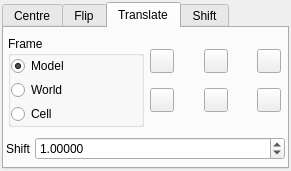
<ui version="4.0" >
 <class>PositionDialog</class>
 <widget class="QDialog" name="PositionDialog" >
  <property name="geometry" >
   <rect>
    <x>0</x>
    <y>0</y>
    <width>234</width>
    <height>171</height>
   </rect>
  </property>
  <property name="sizePolicy" >
   <sizepolicy>
    <hsizetype>1</hsizetype>
    <vsizetype>1</vsizetype>
    <horstretch>0</horstretch>
    <verstretch>0</verstretch>
   </sizepolicy>
  </property>
  <property name="windowTitle" >
   <string>Position Atoms</string>
  </property>
  <layout class="QHBoxLayout" >
   <property name="margin" >
    <number>2</number>
   </property>
   <property name="spacing" >
    <number>4</number>
   </property>
   <item>
    <widget class="QTabWidget" name="tabWidget" >
     <property name="currentIndex" >
      <number>2</number>
     </property>
     <widget class="QWidget" name="CentreTab" >
      <attribute name="title" >
       <string>Centre</string>
      </attribute>
      <layout class="QVBoxLayout" >
       <property name="margin" >
        <number>2</number>
       </property>
       <property name="spacing" >
        <number>4</number>
       </property>
       <item>
        <layout class="QHBoxLayout" >
         <property name="margin" >
          <number>2</number>
         </property>
         <property name="spacing" >
          <number>4</number>
         </property>
         <item>
          <layout class="QGridLayout" >
           <property name="margin" >
            <number>0</number>
           </property>
           <property name="spacing" >
            <number>6</number>
           </property>
           <item row="0" column="0" >
            <widget class="QLabel" name="label_42" >
             <property name="sizePolicy" >
              <sizepolicy>
               <hsizetype>1</hsizetype>
               <vsizetype>5</vsizetype>
               <horstretch>0</horstretch>
               <verstretch>0</verstretch>
              </sizepolicy>
             </property>
             <property name="text" >
              <string>X</string>
             </property>
            </widget>
           </item>
           <item row="1" column="1" >
            <widget class="QDoubleSpinBox" name="CentreYSpin" >
             <property name="sizePolicy" >
              <sizepolicy>
               <hsizetype>7</hsizetype>
               <vsizetype>0</vsizetype>
               <horstretch>0</horstretch>
               <verstretch>0</verstretch>
              </sizepolicy>
             </property>
             <property name="decimals" >
              <number>6</number>
             </property>
            </widget>
           </item>
           <item row="2" column="0" >
            <widget class="QLabel" name="label_41" >
             <property name="sizePolicy" >
              <sizepolicy>
               <hsizetype>1</hsizetype>
               <vsizetype>5</vsizetype>
               <horstretch>0</horstretch>
               <verstretch>0</verstretch>
              </sizepolicy>
             </property>
             <property name="text" >
              <string>Z</string>
             </property>
            </widget>
           </item>
           <item row="0" column="1" >
            <widget class="QDoubleSpinBox" name="CentreXSpin" >
             <property name="sizePolicy" >
              <sizepolicy>
               <hsizetype>7</hsizetype>
               <vsizetype>0</vsizetype>
               <horstretch>0</horstretch>
               <verstretch>0</verstretch>
              </sizepolicy>
             </property>
             <property name="decimals" >
              <number>6</number>
             </property>
            </widget>
           </item>
           <item row="2" column="1" >
            <widget class="QDoubleSpinBox" name="CentreZSpin" >
             <property name="sizePolicy" >
              <sizepolicy>
               <hsizetype>7</hsizetype>
               <vsizetype>0</vsizetype>
               <horstretch>0</horstretch>
               <verstretch>0</verstretch>
              </sizepolicy>
             </property>
             <property name="decimals" >
              <number>6</number>
             </property>
            </widget>
           </item>
           <item row="1" column="0" >
            <widget class="QLabel" name="label_40" >
             <property name="sizePolicy" >
              <sizepolicy>
               <hsizetype>1</hsizetype>
               <vsizetype>5</vsizetype>
               <horstretch>0</horstretch>
               <verstretch>0</verstretch>
              </sizepolicy>
             </property>
             <property name="text" >
              <string>Y</string>
             </property>
            </widget>
           </item>
           <item row="0" column="2" >
            <widget class="QPushButton" name="DefineCentreButton" >
             <property name="maximumSize" >
              <size>
               <width>24</width>
               <height>24</height>
              </size>
             </property>
             <property name="toolTip" >
              <string>Define centre from current selection</string>
             </property>
             <property name="text" >
              <string/>
             </property>
             <property name="icon" >
              <iconset resource="icons.qrc" >:/basic/icons/basic_define.svg</iconset>
             </property>
             <property name="iconSize" >
              <size>
               <width>20</width>
               <height>20</height>
              </size>
             </property>
            </widget>
           </item>
          </layout>
         </item>
         <item>
          <layout class="QVBoxLayout" >
           <property name="margin" >
            <number>0</number>
           </property>
           <property name="spacing" >
            <number>6</number>
           </property>
           <item>
            <spacer>
             <property name="orientation" >
              <enum>Qt::Vertical</enum>
             </property>
             <property name="sizeHint" >
              <size>
               <width>20</width>
               <height>31</height>
              </size>
             </property>
            </spacer>
           </item>
           <item>
            <widget class="QPushButton" name="CentreSelectionButton" >
             <property name="font" >
              <font>
               <weight>75</weight>
               <bold>true</bold>
              </font>
             </property>
             <property name="toolTip" >
              <string>Centre current selection at specified coordinates</string>
             </property>
             <property name="text" >
              <string>Centre</string>
             </property>
            </widget>
           </item>
          </layout>
         </item>
        </layout>
       </item>
       <item>
        <spacer>
         <property name="orientation" >
          <enum>Qt::Vertical</enum>
         </property>
         <property name="sizeHint" >
          <size>
           <width>20</width>
           <height>40</height>
          </size>
         </property>
        </spacer>
       </item>
      </layout>
     </widget>
     <widget class="QWidget" name="FlipTab" >
      <attribute name="title" >
       <string>Flip</string>
      </attribute>
      <layout class="QVBoxLayout" >
       <property name="margin" >
        <number>2</number>
       </property>
       <property name="spacing" >
        <number>4</number>
       </property>
       <item>
        <layout class="QHBoxLayout" >
         <property name="margin" >
          <number>0</number>
         </property>
         <property name="spacing" >
          <number>4</number>
         </property>
         <item>
          <widget class="QPushButton" name="FlipXButton" >
           <property name="enabled" >
            <bool>true</bool>
           </property>
           <property name="sizePolicy" >
            <sizepolicy>
             <hsizetype>0</hsizetype>
             <vsizetype>0</vsizetype>
             <horstretch>0</horstretch>
             <verstretch>0</verstretch>
            </sizepolicy>
           </property>
           <property name="maximumSize" >
            <size>
             <width>24</width>
             <height>24</height>
            </size>
           </property>
           <property name="toolTip" >
            <string>Flip current selection about X axis</string>
           </property>
           <property name="text" >
            <string/>
           </property>
           <property name="icon" >
            <iconset resource="icons.qrc" >:/transform/icons/transform_flipx.svg</iconset>
           </property>
           <property name="checkable" >
            <bool>false</bool>
           </property>
          </widget>
         </item>
         <item>
          <widget class="QPushButton" name="FlipYButton" >
           <property name="enabled" >
            <bool>true</bool>
           </property>
           <property name="sizePolicy" >
            <sizepolicy>
             <hsizetype>0</hsizetype>
             <vsizetype>0</vsizetype>
             <horstretch>0</horstretch>
             <verstretch>0</verstretch>
            </sizepolicy>
           </property>
           <property name="maximumSize" >
            <size>
             <width>24</width>
             <height>24</height>
            </size>
           </property>
           <property name="toolTip" >
            <string>Flip current selection about Y axis</string>
           </property>
           <property name="text" >
            <string/>
           </property>
           <property name="icon" >
            <iconset resource="icons.qrc" >:/transform/icons/transform_flipy.svg</iconset>
           </property>
           <property name="checkable" >
            <bool>false</bool>
           </property>
          </widget>
         </item>
         <item>
          <widget class="QPushButton" name="FlipZButton" >
           <property name="enabled" >
            <bool>true</bool>
           </property>
           <property name="sizePolicy" >
            <sizepolicy>
             <hsizetype>0</hsizetype>
             <vsizetype>0</vsizetype>
             <horstretch>0</horstretch>
             <verstretch>0</verstretch>
            </sizepolicy>
           </property>
           <property name="maximumSize" >
            <size>
             <width>24</width>
             <height>24</height>
            </size>
           </property>
           <property name="toolTip" >
            <string>Flip current selection about Z axis</string>
           </property>
           <property name="text" >
            <string/>
           </property>
           <property name="icon" >
            <iconset resource="icons.qrc" >:/transform/icons/transform_flipz.svg</iconset>
           </property>
           <property name="checkable" >
            <bool>false</bool>
           </property>
          </widget>
         </item>
         <item>
          <spacer>
           <property name="orientation" >
            <enum>Qt::Horizontal</enum>
           </property>
           <property name="sizeHint" >
            <size>
             <width>40</width>
             <height>20</height>
            </size>
           </property>
          </spacer>
         </item>
        </layout>
       </item>
       <item>
        <spacer>
         <property name="orientation" >
          <enum>Qt::Vertical</enum>
         </property>
         <property name="sizeHint" >
          <size>
           <width>20</width>
           <height>40</height>
          </size>
         </property>
        </spacer>
       </item>
      </layout>
     </widget>
     <widget class="QWidget" name="TranslateTab" >
      <attribute name="title" >
       <string>Translate</string>
      </attribute>
      <layout class="QVBoxLayout" >
       <property name="margin" >
        <number>2</number>
       </property>
       <property name="spacing" >
        <number>4</number>
       </property>
       <item>
        <layout class="QHBoxLayout" >
         <property name="margin" >
          <number>2</number>
         </property>
         <property name="spacing" >
          <number>4</number>
         </property>
         <item>
          <widget class="QGroupBox" name="TranslateFrameGroup" >
           <property name="sizePolicy" >
            <sizepolicy>
             <hsizetype>7</hsizetype>
             <vsizetype>1</vsizetype>
             <horstretch>0</horstretch>
             <verstretch>0</verstretch>
            </sizepolicy>
           </property>
           <property name="toolTip" >
            <string>Select frame of reference for translation</string>
           </property>
           <property name="title" >
            <string>Frame</string>
           </property>
           <layout class="QVBoxLayout" >
            <property name="margin" >
             <number>0</number>
            </property>
            <property name="spacing" >
             <number>4</number>
            </property>
            <item>
             <widget class="QRadioButton" name="TranslateModelFrameRadio" >
              <property name="sizePolicy" >
               <sizepolicy>
                <hsizetype>0</hsizetype>
                <vsizetype>0</vsizetype>
                <horstretch>0</horstretch>
                <verstretch>0</verstretch>
               </sizepolicy>
              </property>
              <property name="toolTip" >
               <string>Use Cartesian frame for translation</string>
              </property>
              <property name="text" >
               <string>Model</string>
              </property>
              <property name="checked" >
               <bool>true</bool>
              </property>
             </widget>
            </item>
            <item>
             <widget class="QRadioButton" name="TranslateWorldFrameRadio" >
              <property name="sizePolicy" >
               <sizepolicy>
                <hsizetype>0</hsizetype>
                <vsizetype>0</vsizetype>
                <horstretch>0</horstretch>
                <verstretch>0</verstretch>
               </sizepolicy>
              </property>
              <property name="toolTip" >
               <string>Use view frame for translation</string>
              </property>
              <property name="text" >
               <string>World</string>
              </property>
             </widget>
            </item>
            <item>
             <widget class="QRadioButton" name="TranslateCellFrameRadio" >
              <property name="sizePolicy" >
               <sizepolicy>
                <hsizetype>0</hsizetype>
                <vsizetype>0</vsizetype>
                <horstretch>0</horstretch>
                <verstretch>0</verstretch>
               </sizepolicy>
              </property>
              <property name="toolTip" >
               <string>Use cell frame for translation</string>
              </property>
              <property name="text" >
               <string>Cell</string>
              </property>
             </widget>
            </item>
           </layout>
          </widget>
         </item>
         <item>
          <layout class="QGridLayout" >
           <property name="margin" >
            <number>2</number>
           </property>
           <property name="spacing" >
            <number>4</number>
           </property>
           <item row="1" column="3" >
            <spacer>
             <property name="orientation" >
              <enum>Qt::Horizontal</enum>
             </property>
             <property name="sizeHint" >
              <size>
               <width>8</width>
               <height>20</height>
              </size>
             </property>
            </spacer>
           </item>
           <item row="1" column="1" >
            <spacer>
             <property name="orientation" >
              <enum>Qt::Horizontal</enum>
             </property>
             <property name="sizeHint" >
              <size>
               <width>8</width>
               <height>20</height>
              </size>
             </property>
            </spacer>
           </item>
           <item row="1" column="4" >
            <widget class="QPushButton" name="TranslatePosZButton" >
             <property name="maximumSize" >
              <size>
               <width>24</width>
               <height>24</height>
              </size>
             </property>
             <property name="toolTip" >
              <string>Translate along positive Z axis</string>
             </property>
             <property name="text" >
              <string/>
             </property>
             <property name="icon" >
              <iconset resource="icons.qrc" >:/arrows/icons/arrow_in.svg</iconset>
             </property>
             <property name="iconSize" >
              <size>
               <width>20</width>
               <height>20</height>
              </size>
             </property>
            </widget>
           </item>
           <item row="1" column="2" >
            <widget class="QPushButton" name="TranslateNegYButton" >
             <property name="maximumSize" >
              <size>
               <width>24</width>
               <height>24</height>
              </size>
             </property>
             <property name="toolTip" >
              <string>Translate along negative Y axis</string>
             </property>
             <property name="text" >
              <string/>
             </property>
             <property name="icon" >
              <iconset resource="icons.qrc" >:/arrows/icons/arrow_down.svg</iconset>
             </property>
             <property name="iconSize" >
              <size>
               <width>20</width>
               <height>20</height>
              </size>
             </property>
            </widget>
           </item>
           <item row="1" column="0" >
            <widget class="QPushButton" name="TranslateNegZButton" >
             <property name="maximumSize" >
              <size>
               <width>24</width>
               <height>24</height>
              </size>
             </property>
             <property name="toolTip" >
              <string>Translate along negative Z axis</string>
             </property>
             <property name="text" >
              <string/>
             </property>
             <property name="icon" >
              <iconset resource="icons.qrc" >:/arrows/icons/arrow_out.svg</iconset>
             </property>
             <property name="iconSize" >
              <size>
               <width>20</width>
               <height>20</height>
              </size>
             </property>
            </widget>
           </item>
           <item row="0" column="0" >
            <widget class="QPushButton" name="TranslateNegXButton" >
             <property name="maximumSize" >
              <size>
               <width>24</width>
               <height>24</height>
              </size>
             </property>
             <property name="toolTip" >
              <string>Translate along negative X axis</string>
             </property>
             <property name="text" >
              <string/>
             </property>
             <property name="icon" >
              <iconset resource="icons.qrc" >:/arrows/icons/arrow_left.svg</iconset>
             </property>
             <property name="iconSize" >
              <size>
               <width>20</width>
               <height>20</height>
              </size>
             </property>
            </widget>
           </item>
           <item row="0" column="4" >
            <widget class="QPushButton" name="TranslatePosXButton" >
             <property name="maximumSize" >
              <size>
               <width>24</width>
               <height>24</height>
              </size>
             </property>
             <property name="toolTip" >
              <string>Translate along positive X axis</string>
             </property>
             <property name="text" >
              <string/>
             </property>
             <property name="icon" >
              <iconset resource="icons.qrc" >:/arrows/icons/arrow_right.svg</iconset>
             </property>
             <property name="iconSize" >
              <size>
               <width>20</width>
               <height>20</height>
              </size>
             </property>
            </widget>
           </item>
           <item row="0" column="2" >
            <widget class="QPushButton" name="TranslatePosYButton" >
             <property name="maximumSize" >
              <size>
               <width>24</width>
               <height>24</height>
              </size>
             </property>
             <property name="toolTip" >
              <string>Translate along positive Y axis</string>
             </property>
             <property name="text" >
              <string/>
             </property>
             <property name="icon" >
              <iconset resource="icons.qrc" >:/arrows/icons/arrow_up.svg</iconset>
             </property>
             <property name="iconSize" >
              <size>
               <width>20</width>
               <height>20</height>
              </size>
             </property>
            </widget>
           </item>
          </layout>
         </item>
        </layout>
       </item>
       <item>
        <layout class="QHBoxLayout" >
         <property name="margin" >
          <number>0</number>
         </property>
         <property name="spacing" >
          <number>4</number>
         </property>
         <item>
          <widget class="QLabel" name="label_52" >
           <property name="sizePolicy" >
            <sizepolicy>
             <hsizetype>1</hsizetype>
             <vsizetype>5</vsizetype>
             <horstretch>0</horstretch>
             <verstretch>0</verstretch>
            </sizepolicy>
           </property>
           <property name="text" >
            <string>Shift</string>
           </property>
           <property name="buddy" >
            <cstring>TranslateShiftSpin</cstring>
           </property>
          </widget>
         </item>
         <item>
          <widget class="QDoubleSpinBox" name="TranslateShiftSpin" >
           <property name="sizePolicy" >
            <sizepolicy>
             <hsizetype>7</hsizetype>
             <vsizetype>0</vsizetype>
             <horstretch>0</horstretch>
             <verstretch>0</verstretch>
            </sizepolicy>
           </property>
           <property name="decimals" >
            <number>5</number>
           </property>
           <property name="value" >
            <double>1.000000000000000</double>
           </property>
          </widget>
         </item>
        </layout>
       </item>
      </layout>
     </widget>
     <widget class="QWidget" name="ShiftTab" >
      <attribute name="title" >
       <string>Shift</string>
      </attribute>
      <layout class="QVBoxLayout" >
       <property name="margin" >
        <number>2</number>
       </property>
       <property name="spacing" >
        <number>4</number>
       </property>
       <item>
        <layout class="QHBoxLayout" >
         <property name="margin" >
          <number>2</number>
         </property>
         <property name="spacing" >
          <number>4</number>
         </property>
         <item>
          <layout class="QGridLayout" >
           <property name="margin" >
            <number>2</number>
           </property>
           <property name="spacing" >
            <number>4</number>
           </property>
           <item row="2" column="0" >
            <widget class="QLabel" name="label_57" >
             <property name="sizePolicy" >
              <sizepolicy>
               <hsizetype>1</hsizetype>
               <vsizetype>5</vsizetype>
               <horstretch>0</horstretch>
               <verstretch>0</verstretch>
              </sizepolicy>
             </property>
             <property name="text" >
              <string>Z</string>
             </property>
            </widget>
           </item>
           <item row="0" column="0" >
            <widget class="QLabel" name="label_55" >
             <property name="sizePolicy" >
              <sizepolicy>
               <hsizetype>1</hsizetype>
               <vsizetype>5</vsizetype>
               <horstretch>0</horstretch>
               <verstretch>0</verstretch>
              </sizepolicy>
             </property>
             <property name="text" >
              <string>X</string>
             </property>
            </widget>
           </item>
           <item row="2" column="1" >
            <widget class="QDoubleSpinBox" name="VectorShiftZSpin" >
             <property name="sizePolicy" >
              <sizepolicy>
               <hsizetype>7</hsizetype>
               <vsizetype>0</vsizetype>
               <horstretch>100</horstretch>
               <verstretch>0</verstretch>
              </sizepolicy>
             </property>
             <property name="decimals" >
              <number>6</number>
             </property>
            </widget>
           </item>
           <item row="0" column="1" >
            <widget class="QDoubleSpinBox" name="VectorShiftXSpin" >
             <property name="sizePolicy" >
              <sizepolicy>
               <hsizetype>7</hsizetype>
               <vsizetype>0</vsizetype>
               <horstretch>100</horstretch>
               <verstretch>0</verstretch>
              </sizepolicy>
             </property>
             <property name="decimals" >
              <number>6</number>
             </property>
            </widget>
           </item>
           <item row="1" column="1" >
            <widget class="QDoubleSpinBox" name="VectorShiftYSpin" >
             <property name="sizePolicy" >
              <sizepolicy>
               <hsizetype>7</hsizetype>
               <vsizetype>0</vsizetype>
               <horstretch>100</horstretch>
               <verstretch>0</verstretch>
              </sizepolicy>
             </property>
             <property name="sizeIncrement" >
              <size>
               <width>12</width>
               <height>0</height>
              </size>
             </property>
             <property name="decimals" >
              <number>6</number>
             </property>
            </widget>
           </item>
           <item row="1" column="0" >
            <widget class="QLabel" name="label_56" >
             <property name="sizePolicy" >
              <sizepolicy>
               <hsizetype>1</hsizetype>
               <vsizetype>5</vsizetype>
               <horstretch>0</horstretch>
               <verstretch>0</verstretch>
              </sizepolicy>
             </property>
             <property name="text" >
              <string>Y</string>
             </property>
            </widget>
           </item>
           <item row="0" column="2" >
            <widget class="QPushButton" name="DefineVectorButton" >
             <property name="minimumSize" >
              <size>
               <width>24</width>
               <height>24</height>
              </size>
             </property>
             <property name="maximumSize" >
              <size>
               <width>24</width>
               <height>24</height>
              </size>
             </property>
             <property name="toolTip" >
              <string>Define translation vector from two picked atoms</string>
             </property>
             <property name="text" >
              <string/>
             </property>
             <property name="icon" >
              <iconset resource="icons.qrc" >:/basic/icons/basic_pick.svg</iconset>
             </property>
             <property name="iconSize" >
              <size>
               <width>20</width>
               <height>20</height>
              </size>
             </property>
             <property name="checkable" >
              <bool>true</bool>
             </property>
            </widget>
           </item>
          </layout>
         </item>
         <item>
          <layout class="QVBoxLayout" >
           <property name="margin" >
            <number>0</number>
           </property>
           <property name="spacing" >
            <number>6</number>
           </property>
           <item>
            <spacer>
             <property name="orientation" >
              <enum>Qt::Vertical</enum>
             </property>
             <property name="sizeHint" >
              <size>
               <width>20</width>
               <height>40</height>
              </size>
             </property>
            </spacer>
           </item>
           <item>
            <layout class="QHBoxLayout" >
             <property name="margin" >
              <number>0</number>
             </property>
             <property name="spacing" >
              <number>4</number>
             </property>
             <item>
              <widget class="QLabel" name="label_58" >
               <property name="sizePolicy" >
                <sizepolicy>
                 <hsizetype>1</hsizetype>
                 <vsizetype>5</vsizetype>
                 <horstretch>0</horstretch>
                 <verstretch>0</verstretch>
                </sizepolicy>
               </property>
               <property name="text" >
                <string>Delta</string>
               </property>
              </widget>
             </item>
             <item>
              <widget class="QDoubleSpinBox" name="VectorDeltaSpin" >
               <property name="sizePolicy" >
                <sizepolicy>
                 <hsizetype>7</hsizetype>
                 <vsizetype>0</vsizetype>
                 <horstretch>100</horstretch>
                 <verstretch>0</verstretch>
                </sizepolicy>
               </property>
               <property name="decimals" >
                <number>6</number>
               </property>
               <property name="maximum" >
                <double>100000.000000000000000</double>
               </property>
               <property name="minimum" >
                <double>0.000000000000000</double>
               </property>
               <property name="singleStep" >
                <double>0.100000000000000</double>
               </property>
              </widget>
             </item>
            </layout>
           </item>
           <item>
            <layout class="QHBoxLayout" >
             <property name="margin" >
              <number>0</number>
             </property>
             <property name="spacing" >
              <number>4</number>
             </property>
             <item>
              <widget class="QPushButton" name="VectorShiftPositiveButton" >
               <property name="sizePolicy" >
                <sizepolicy>
                 <hsizetype>7</hsizetype>
                 <vsizetype>0</vsizetype>
                 <horstretch>0</horstretch>
                 <verstretch>0</verstretch>
                </sizepolicy>
               </property>
               <property name="minimumSize" >
                <size>
                 <width>24</width>
                 <height>24</height>
                </size>
               </property>
               <property name="maximumSize" >
                <size>
                 <width>24</width>
                 <height>24</height>
                </size>
               </property>
               <property name="toolTip" >
                <string>Shift selection forwards along vector</string>
               </property>
               <property name="text" >
                <string/>
               </property>
               <property name="icon" >
                <iconset resource="icons.qrc" >:/basic/icons/basic_plus.svg</iconset>
               </property>
               <property name="iconSize" >
                <size>
                 <width>20</width>
                 <height>20</height>
                </size>
               </property>
              </widget>
             </item>
             <item>
              <widget class="QPushButton" name="VectorShiftNegativeButton" >
               <property name="sizePolicy" >
                <sizepolicy>
                 <hsizetype>7</hsizetype>
                 <vsizetype>0</vsizetype>
                 <horstretch>1</horstretch>
                 <verstretch>0</verstretch>
                </sizepolicy>
               </property>
               <property name="minimumSize" >
                <size>
                 <width>24</width>
                 <height>24</height>
                </size>
               </property>
               <property name="maximumSize" >
                <size>
                 <width>24</width>
                 <height>24</height>
                </size>
               </property>
               <property name="toolTip" >
                <string>Shift selection backwards along vector</string>
               </property>
               <property name="text" >
                <string/>
               </property>
               <property name="icon" >
                <iconset resource="icons.qrc" >:/basic/icons/basic_minus.svg</iconset>
               </property>
               <property name="iconSize" >
                <size>
                 <width>20</width>
                 <height>20</height>
                </size>
               </property>
              </widget>
             </item>
            </layout>
           </item>
          </layout>
         </item>
        </layout>
       </item>
       <item>
        <spacer>
         <property name="orientation" >
          <enum>Qt::Vertical</enum>
         </property>
         <property name="sizeHint" >
          <size>
           <width>20</width>
           <height>40</height>
          </size>
         </property>
        </spacer>
       </item>
      </layout>
     </widget>
    </widget>
   </item>
  </layout>
 </widget>
 <tabstops>
  <tabstop>tabWidget</tabstop>
  <tabstop>CentreXSpin</tabstop>
  <tabstop>CentreYSpin</tabstop>
  <tabstop>CentreZSpin</tabstop>
  <tabstop>DefineCentreButton</tabstop>
  <tabstop>CentreSelectionButton</tabstop>
  <tabstop>FlipXButton</tabstop>
  <tabstop>FlipYButton</tabstop>
  <tabstop>FlipZButton</tabstop>
  <tabstop>TranslateModelFrameRadio</tabstop>
  <tabstop>TranslateWorldFrameRadio</tabstop>
  <tabstop>TranslateCellFrameRadio</tabstop>
  <tabstop>TranslateNegXButton</tabstop>
  <tabstop>TranslatePosYButton</tabstop>
  <tabstop>TranslatePosXButton</tabstop>
  <tabstop>TranslateNegZButton</tabstop>
  <tabstop>TranslateNegYButton</tabstop>
  <tabstop>TranslatePosZButton</tabstop>
  <tabstop>TranslateShiftSpin</tabstop>
  <tabstop>VectorShiftXSpin</tabstop>
  <tabstop>VectorShiftYSpin</tabstop>
  <tabstop>VectorShiftZSpin</tabstop>
  <tabstop>DefineVectorButton</tabstop>
  <tabstop>VectorDeltaSpin</tabstop>
  <tabstop>VectorShiftPositiveButton</tabstop>
  <tabstop>VectorShiftNegativeButton</tabstop>
 </tabstops>
 <resources>
  <include location="icons.qrc" />
 </resources>
 <connections/>
</ui>
